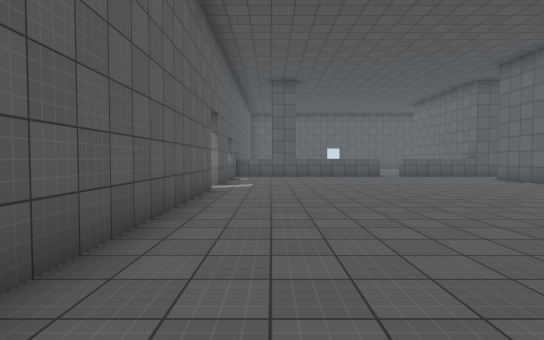
View 1 (above)

16 first-person views from a walk through a 3-D level made in the Unity game engine. The camera is 1.5 m above the floor, tilts 2° down and sees 80° across. The floor is counted in squares, 2 m on a side. Each view is taken from the middle of a square. On the plan, view 1 faces up. The plan holds only what a view shows up to about 11 squares ahead; the rest is blank. The place goes on beyond the plan. The player character is not drawn. Door leaves are left out, so doorways stand open. Surface patterns are stand-ins for the level's own textures.

View 2
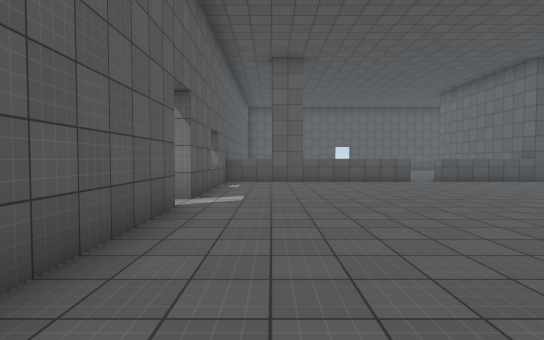

View 3
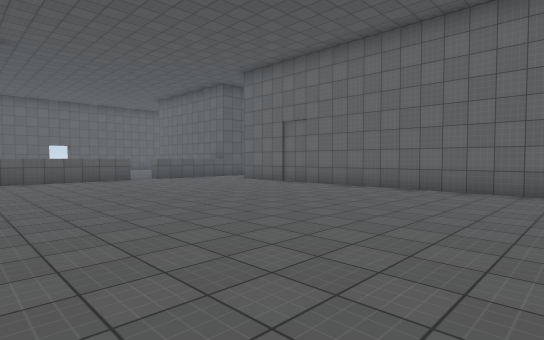

View 4
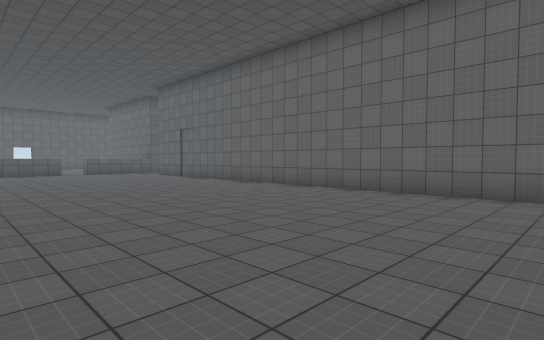

View 5
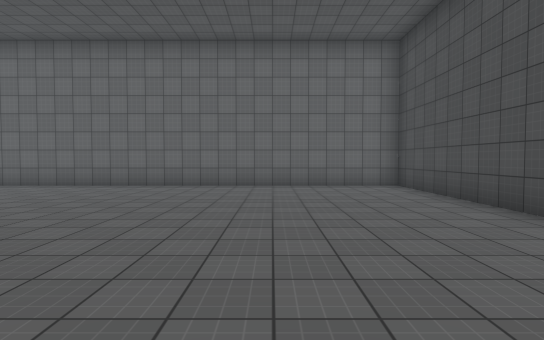

View 6
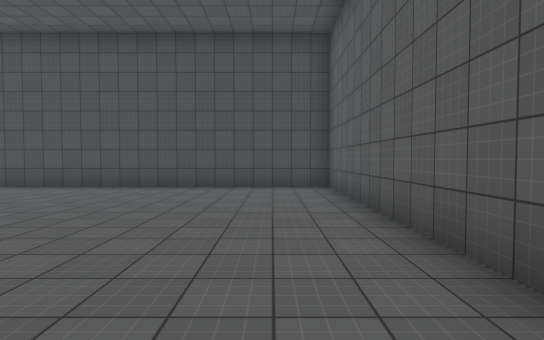

View 7
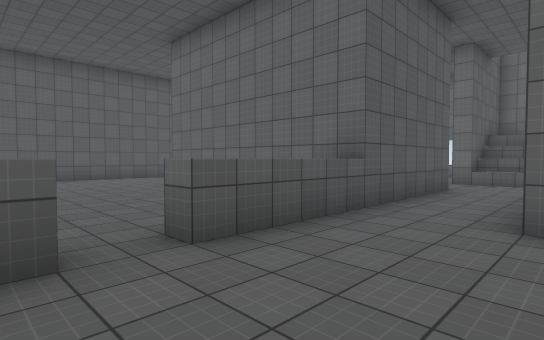

View 8
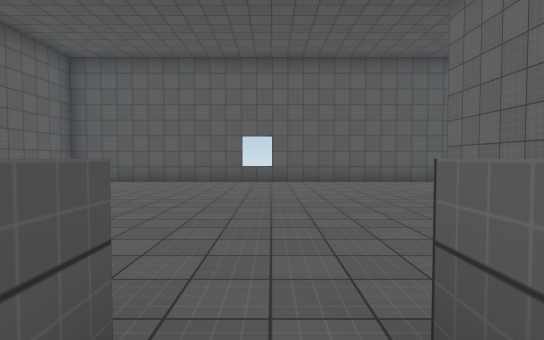

View 9
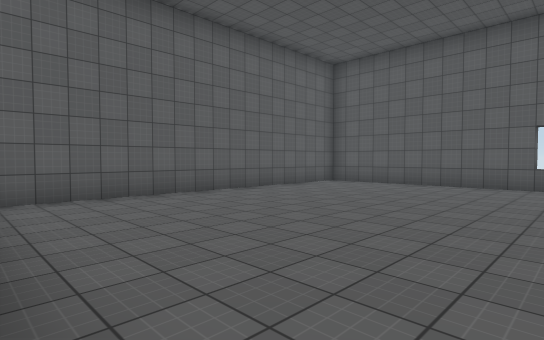

View 10
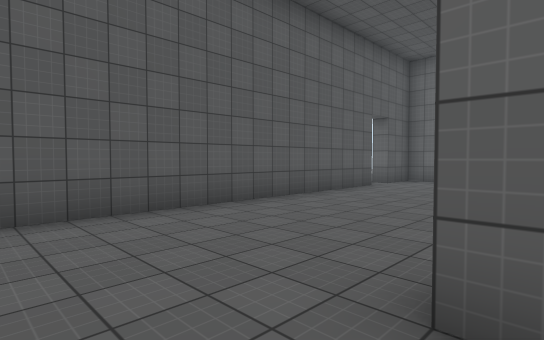

View 11
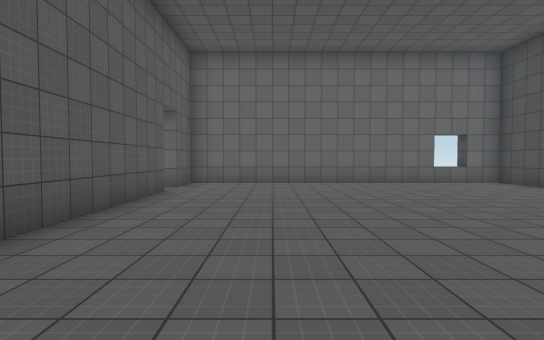

View 12
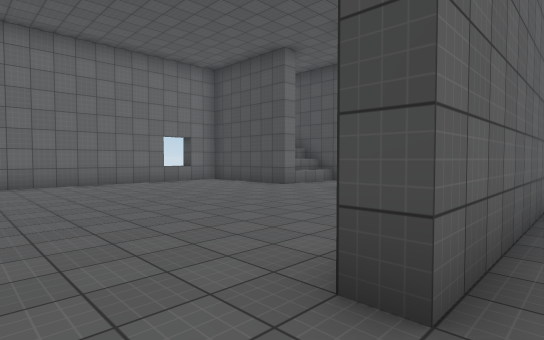

View 13
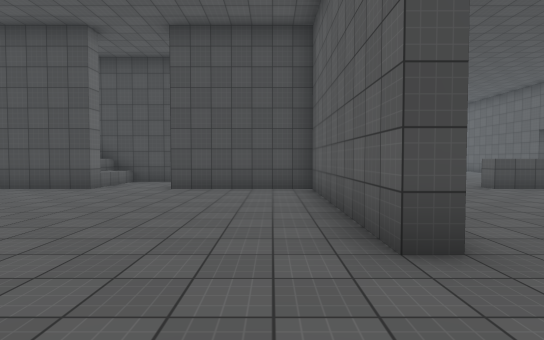

View 14
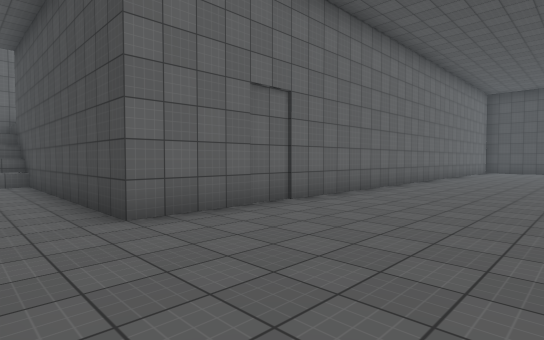

View 15
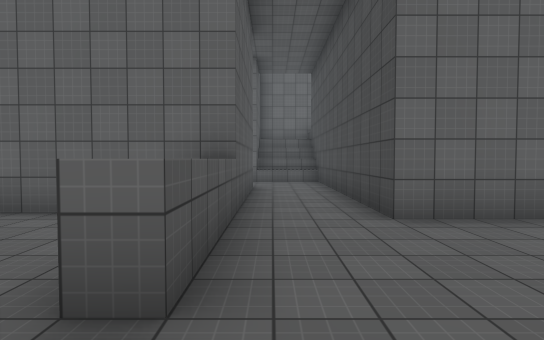

View 16
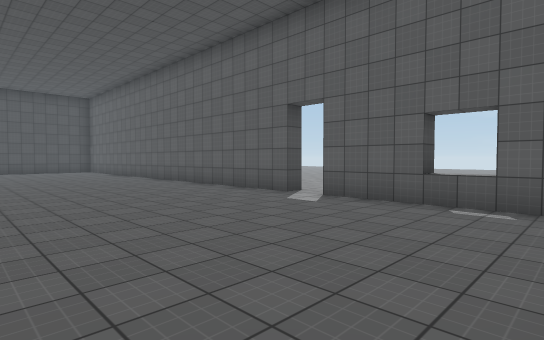

### Floor plan
Points are (right, up) in squares from view 1. A wall is a line through its corners. A room is listed if a view was taken in it or the views show most of it. See-through windows are left out.
Room 1 (views 1, 2, 3, 4, 5, 6, 7, 8, 9, 10, 11, 12, 13, 14, 15, 16)
walls: (8.5, 13.5) (8.5, 19.5) (9, 19.5) (9, 14) (12.5, 14); (3.2, 14) (4.5, 14) (4.5, 13.5) (-1.5, 13.5); (12.5, 13.5) (5.5, 13.5) (5.5, 14); (-1.5, 8) (-1.5, 1.8); (14.5, 11.4) (14.5, 14) (18, 14) (18, 23.5) (16.5, 23.5); (15.1, 11.5) (15.1, 13.5); (15.8, 12.4) (15.8, 13.5); (-1.5, 0.2) (-1.5, -6.5) (8, -6.5) (8, 11.5) (15.8, 11.5) (15.8, 12); (15.5, 23.5) (-1.5, 23.5) (-1.5, 9)
ways out: open door at (-2, 8.5); open door at (7.5, 14); open door at (16, 24)

Positions as (right, up) in squares from view 1, and headings:
1: (0, 0), facing up
2: (0, 3), facing up
3: (0, 2), facing up-right
4: (1, -3), facing up-right
5: (-1, -3), facing right
6: (0, 2), facing down
7: (4, 11), facing up-right
8: (5, 13), facing up
9: (5, 14), facing up-left
10: (7, 19), facing up-right
11: (8, 21), facing right
12: (8, 21), facing down-right
13: (10, 22), facing down
14: (4, 13), facing down-right
15: (4, 13), facing right
16: (4, 13), facing down-left
